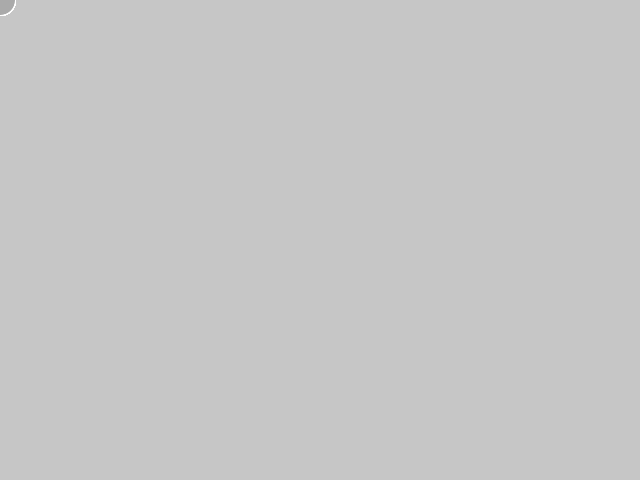
Frame 1 (no input)
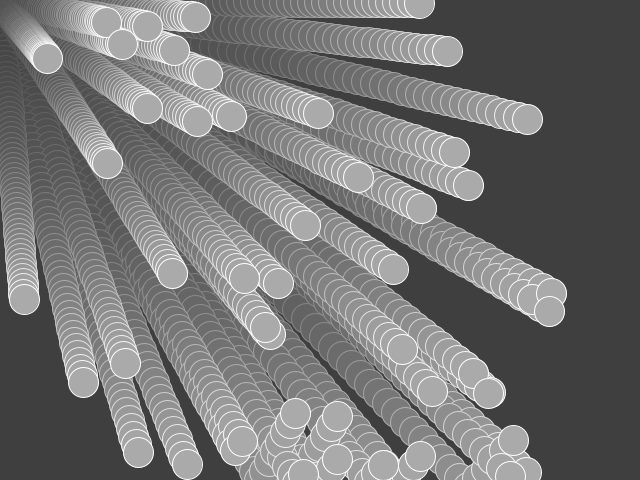
Frame 60 (the mouse pressed at the canvas centre just before this capture)
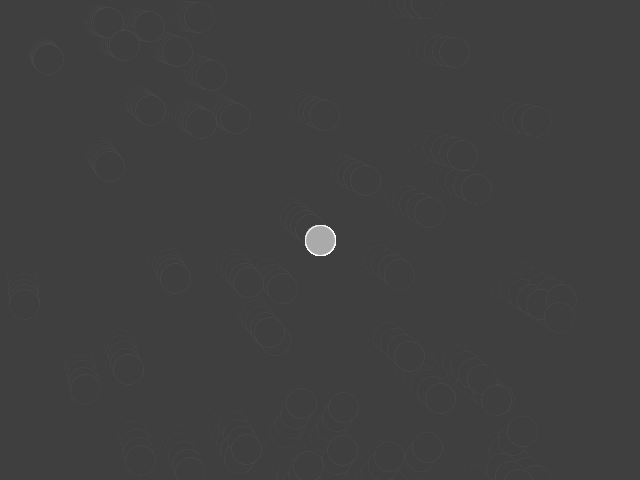
Frame 120 (the mouse held since frame 60 and released just before this capture)

The Processing sketch that drew these frames (run headless with seeded random() and noise(); from frame 60 on, the mouse is pressed at the canvas centre):

// Processing sketch: bouncing_ball_with_classes
// ── bouncing_ball_with_classes.pde

Ball[] b;
int COUNT = 50;

void setup() {
  size(640, 480);
  b = new Ball[COUNT];
  
  startBouncing();
}

void startBouncing() {
  for (int n = 0; n < COUNT; n++) {
    b[n] = new Ball();
    b[n].speedx = random(-10, 10);
    b[n].speedy = random(-10, 10);
    b[n].x = mouseX;
    b[n].y = mouseY;
  }
}

void draw() {
  fill(51, 10);
  noStroke();
  rect(0, 0, width, height);
  
  for (int n = 0; n < COUNT; n++) {
    b[n].display();
    b[n].move();
    b[n].checkEdges();
  }
  
  if (mousePressed) {
    startBouncing();
  }
}

// ── Ball.pde
class Ball {
  float x = 0;
  float y = 0;

  float speedx = 4;
  float speedy = 2.5;

  void display() {
    fill(170);
    stroke(255);
    ellipse(x, y, 30, 30);
  }

  void move() {
    x += speedx;
    y += speedy;
  }

  void checkEdges() {
    if (x > width || x < 0) {
      speedx = -speedx;
    }
    if (y > height || y < 0) {
      speedy = -speedy;
    }
  }
}
